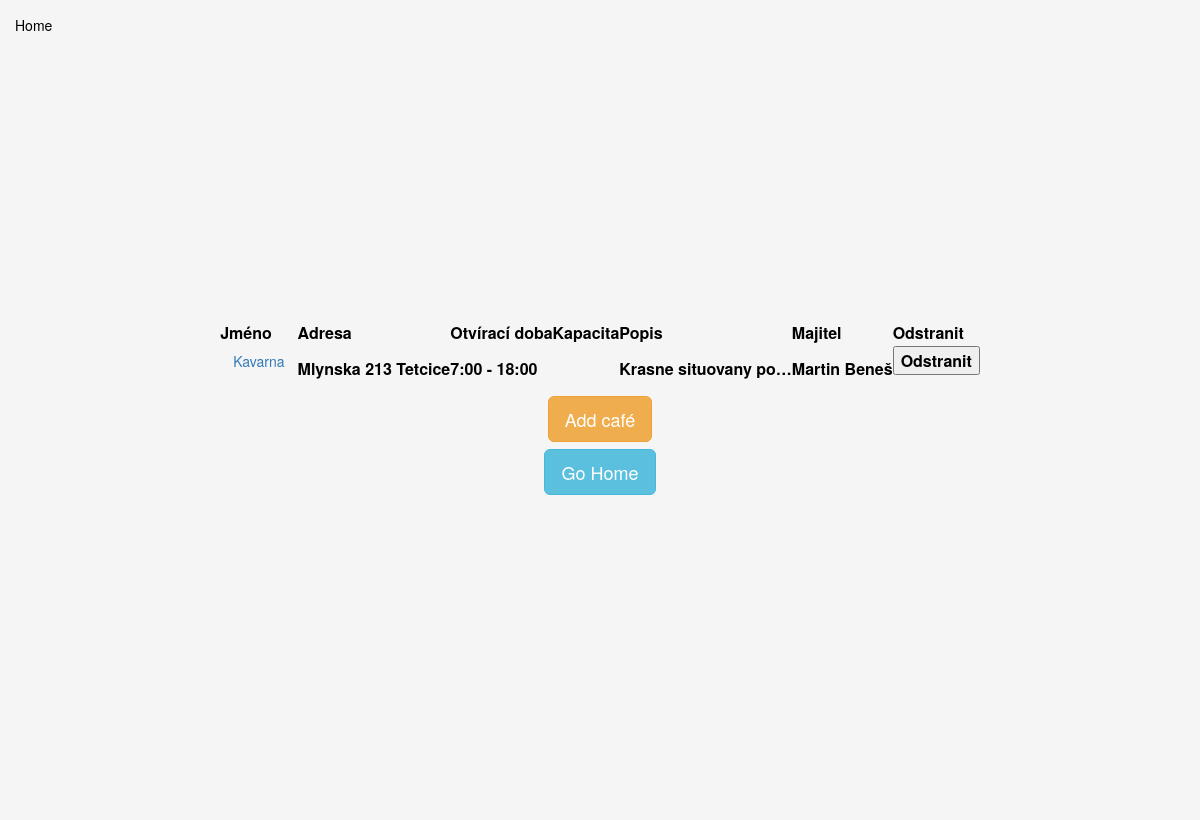
Before: /cafes/ with the older database file.
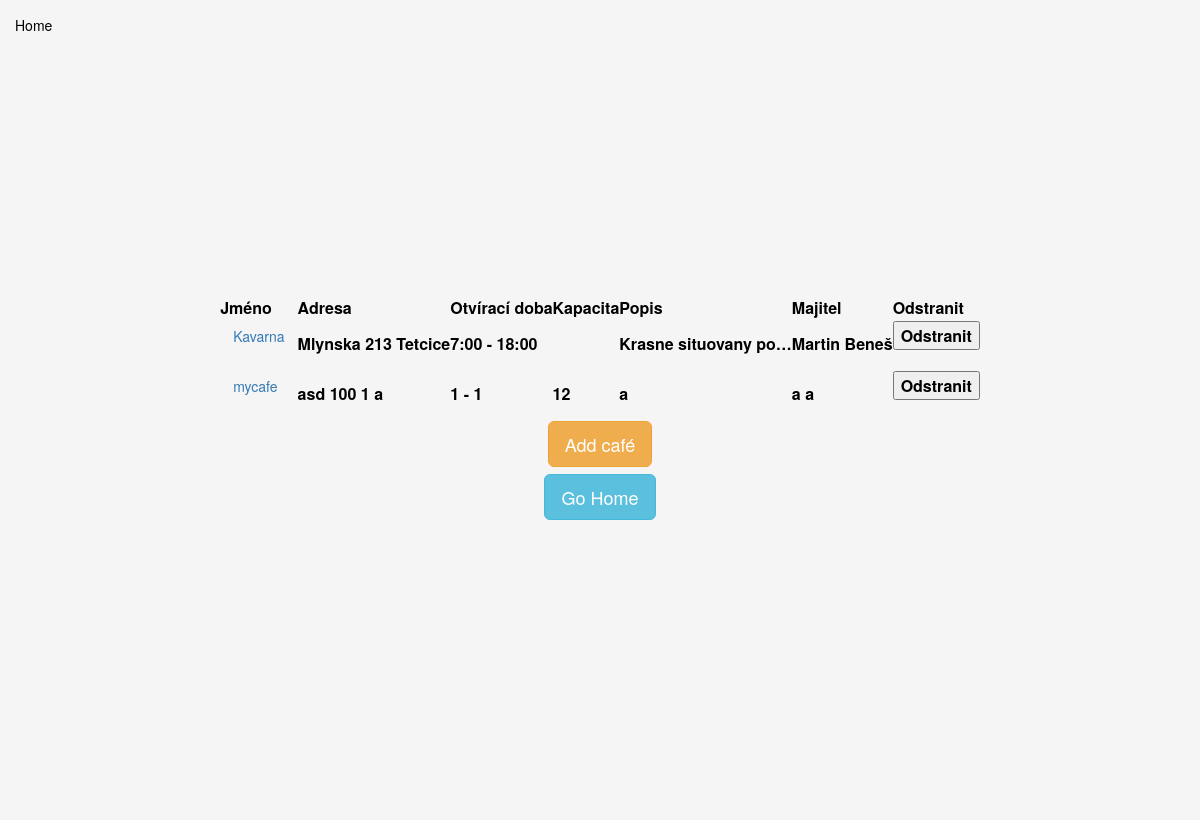
After: the same page with the newer database file.
### kavarna/models.py (models this page shows, shortened)
class Cafe(models.Model):
    name = models.CharField(max_length=64)
    street = models.CharField(max_length=64, blank=True, null=True)
    housenumber = models.PositiveIntegerField(blank=True, null=True)
    city = models.CharField(max_length=64, blank=True, null=True)
    psc = models.CharField(max_length=64, blank=True, null=True)
    opensAt = models.CharField(max_length=64, blank=True, null=True)
    closesAt = models.CharField(max_length=64, blank=True, null=True)
    capacity = models.PositiveSmallIntegerField(blank=True, null=True, default=0)
    description = models.TextField(blank=True, null=True)
    owner = models.ForeignKey(User, on_delete=models.CASCADE)
    offers_coffee = models.ManyToManyField(Coffee)

### kavarna/views.py (the view)
# urls.py: path('cafes/', views.cafes, name='cafes'),
def cafes(request):
    d = generateDict(request)
    if 'message' in d:
        return errLogout(request, d)
    if request.method == 'POST':
        pk = request.POST.get('pk')
        models.Cafe.objects.get(pk=pk).delete()
        return HttpResponseRedirect('')
    d['cafes_list'] = models.Cafe.objects.all()
    d['users_list'] = User.objects.all()
    d['drinkers_list'] = models.Drinker.objects.all()
    return render(request, "cafes.html", d)

### kavarna/views.py (called while the page is built)
def generateDict(request):
    try:
        email = request.COOKIES['user']
        if User.objects.get(email=email) != None:
            d = {'loggeduser'    : User.objects.get(email=email),
                 'loggeddrinker' : models.Drinker.getData(email) }
        else:
            d = {'message'   : 'Unknown user'}
    except:
        d = {}
    d['key'] = request.GET.get('key', '')
    return d

### kavarna/templates/cafes.html (shortened to what this page needs)
{% extends "titlepage.html" %}
{% block content %}
<table>
    <tr>
        <th>Jméno</th>
        <th>Adresa</th>
        <th>Otvírací doba</th>
        <th>Kapacita</th>
        <th>Popis</th>
        <th>Majitel</th>
        <th>Odstranit</th>
    </tr>
    {% for a in cafes_list %}
    <tr>
        <th>
            <form method="get" action="/cafe">
                <button class="btn btn-link" type="Submit">{{a.name}}</button>
            </form>
        </th>
        <th>{{a.street|default:""}} {{a.housenumber|default:""}} {{a.psc|default:""}} {{a.city|default:""}}</th>
        <th>{{a.opensAt|default:"???"}} - {{a.closesAt|default:"???"}}</th>
        <th>{{a.capacity|default:""}}</th>
        <th>{{a.description|default:""|truncatechars:20}}</th>
        <th>{{a.owner.first_name}} {{a.owner.last_name}}</th>
        <th>
            <form method="post" action="">{% csrf_token %}
                <button type="Submit">Odstranit</button>
            </form>
        </th>
    </tr>
    {% endfor %}
</table>
<div class="row hcentralize">
    <a href="{% url 'addcafe' %}"><button class="btn btn-lg btn-warning" type="submit">Add café</button></a>
</div>
<div class="row hcentralize">
    <a href="{% url '' %}"><button class="btn btn-lg btn-info" type="submit">Go Home</button></a>
</div>
{% endblock %}

Changed rows visible on the page:
added Cafe: name "mycafe", street "asd", housenumber "100", psc "1", city "a", opensAt "1", closesAt "1", capacity "12", description "a", owner.first_name "a", owner.last_name "a"
